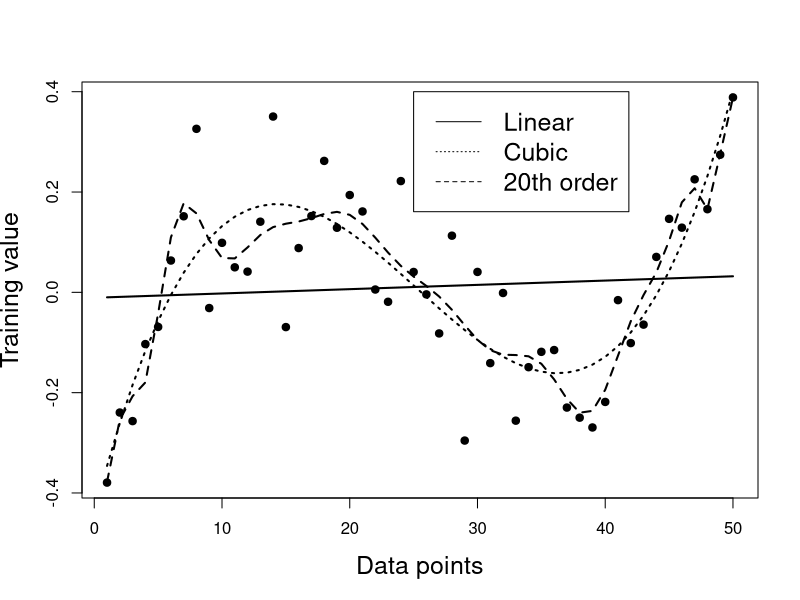
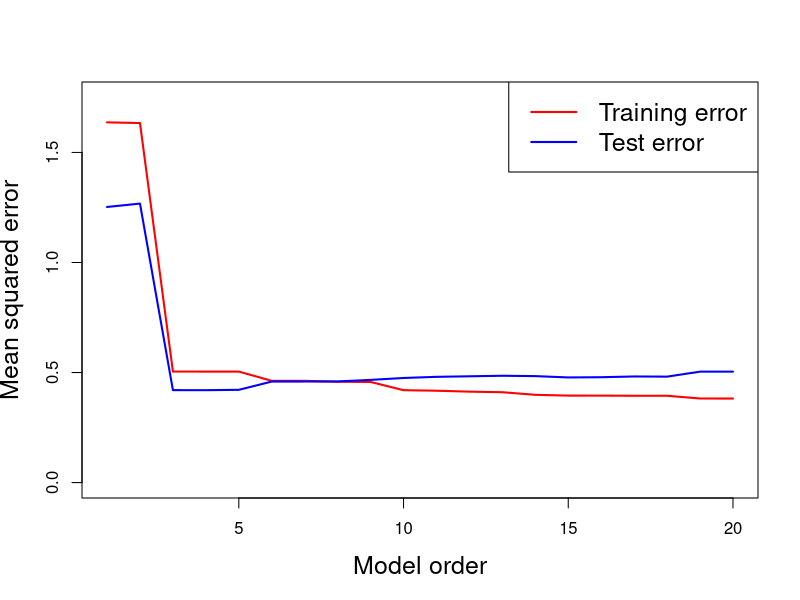
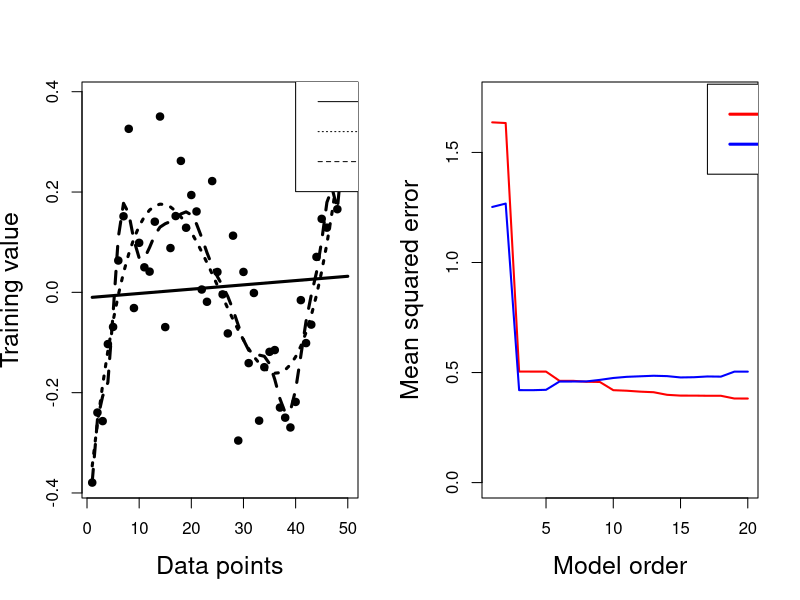

Reproduce these figures in R, in order.
# overfitting demo
# R. Poldrack

# first create a fourth-order polynomial basis set
library(matlab)
max_model_order=20
npts=50
p=poly(seq(npts),degree=max_model_order)

# specify coefficients for each order

coefs=zeros(max_model_order,1)
coefs[3]=1

# create some training and test data with noise

noise_SD = 0.1  # standard deviation of noise

train_data = p%*%coefs + rnorm(npts)*noise_SD
test_data = p%*%coefs + rnorm(npts)*noise_SD

train_sse=zeros(1,max_model_order)
test_sse=zeros(1,max_model_order)

cexval=1.5
pdf(file='overfitting_plot.pdf')
plot(train_data,pch=19,xlab='Data points',ylab='Training value',cex.lab=cexval)
orders_to_plot=c(1,3,max_model_order)

for (model_order in c(1:max_model_order)) {
	# fit model for this order
	model = lm(train_data ~ p[,1:model_order])
	# compute sum of squared residuals for training data
	train_residuals=train_data - predict(model,as.data.frame(train_data))
	train_sse[model_order]=t(train_residuals)%*%train_residuals
	# compute predicted values for test data 
	# based on training sample
	test_residuals=test_data - predict(model,as.data.frame(test_data))
	test_sse[model_order]=t(test_residuals)%*%test_residuals
	
	}
	
for (model_order in orders_to_plot) {
	# fit model for this order
	model = lm(train_data ~ p[,1:model_order])
	lines(model$fitted,lwd=2,lty=model_order)
	} 

legend(x=25,y=0.4,c('Linear','Cubic','20th order'),lty=orders_to_plot,cex= cexval)
dev.off()

pdf(file='model_order.pdf')
plot(c(1:max_model_order),train_sse,type='l',ylim=c(0,1.75),col='red',lwd=2,cex.lab=cexval,xlab='Model order',ylab='Mean squared error')
lines(c(1:max_model_order),test_sse,col='blue',lwd=2)
legend('topright',c('Training error','Test error'),col=c('red','blue'),lwd=2,cex=cexval)
dev.off()


#Jeanette trying to save it directly to eps



postscript(file="Figure9_1_EDITEDJM.eps",  width = 30.0, height = 10.0,
           horizontal = FALSE, onefile = FALSE, paper = "special",
           encoding = "TeXtext.enc")


par(mfrow=c(1,2))


plot(train_data,pch=19,xlab='Data points',ylab='Training value',cex.lab=cexval)
orders_to_plot=c(1,3,max_model_order)

for (model_order in c(1:max_model_order)) {
	# fit model for this order
	model = lm(train_data ~ p[,1:model_order])
	# compute sum of squared residuals for training data
	train_residuals=train_data - predict(model,as.data.frame(train_data))
	train_sse[model_order]=t(train_residuals)%*%train_residuals
	# compute predicted values for test data 
	# based on training sample
	test_residuals=test_data - predict(model,as.data.frame(test_data))
	test_sse[model_order]=t(test_residuals)%*%test_residuals
	
	}
	
for (model_order in orders_to_plot) {
	# fit model for this order
	model = lm(train_data ~ p[,1:model_order])
	lines(model$fitted,lwd=3,lty=model_order)
	} 

legend(x=40,y=0.44,c('Linear','Cubic','20th order'),lty=orders_to_plot,cex= cexval)


plot(c(1:max_model_order),train_sse,type='l',ylim=c(0,1.75),col='red',lwd=2,cex.lab=cexval,xlab='Model order',ylab='Mean squared error')
lines(c(1:max_model_order),test_sse,col='blue',lwd=2)
#legend('topright',c('Training error','Test error'),col=c('red','blue'),lwd=2,cex=cexval)
legend(x=17, y=1.81,c('Training error','Test error'),col=c('red','blue'),lwd=3,cex=cexval)

dev.off()
